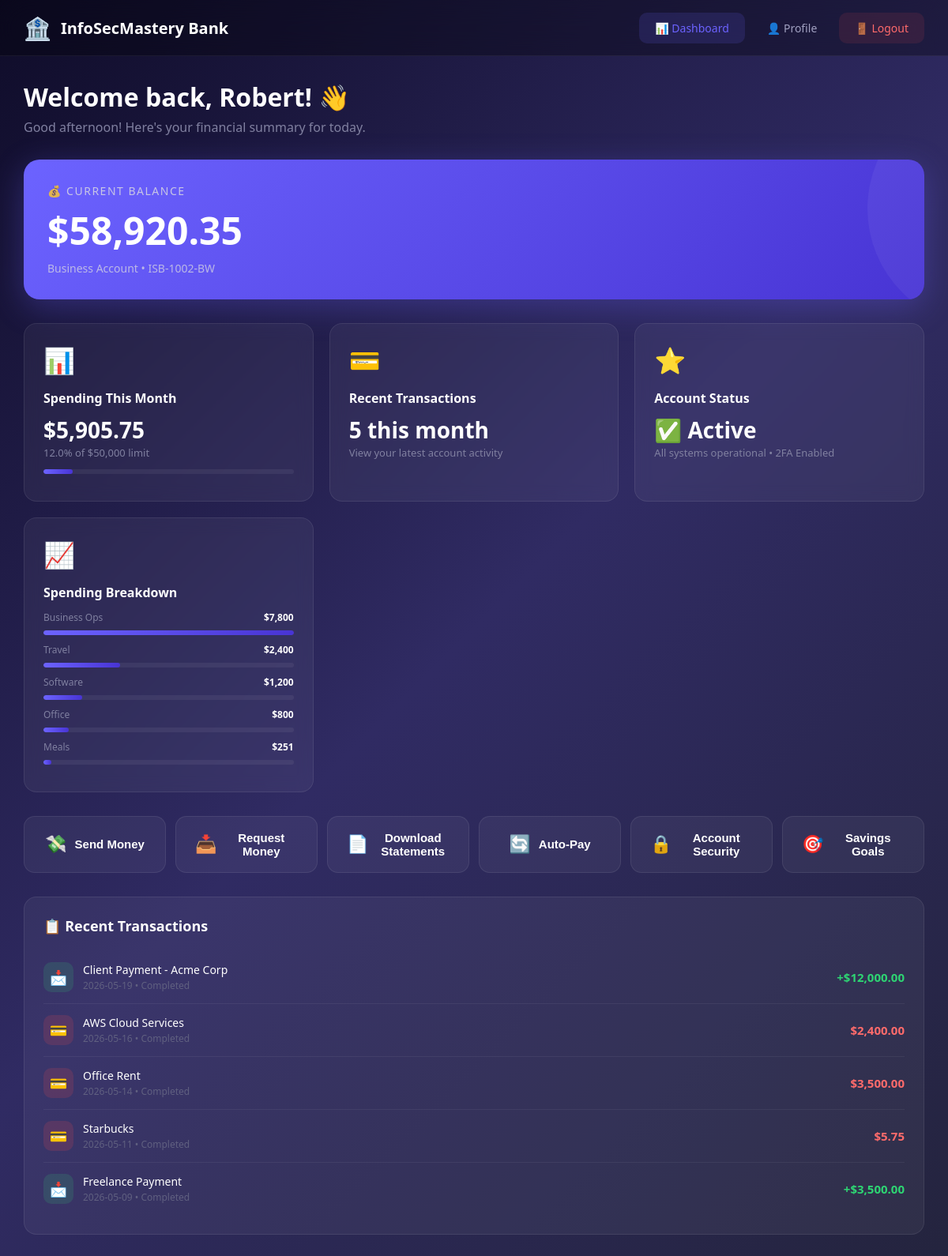
Page /dashboard (signed in) on the committed database.
### tables this page shows
CREATE TABLE users (
            id INTEGER PRIMARY KEY AUTOINCREMENT,
            username TEXT UNIQUE NOT NULL,
            password TEXT NOT NULL,
            full_name TEXT NOT NULL,
            email TEXT NOT NULL,
            home_address TEXT NOT NULL,
            phone_number TEXT NOT NULL,
            bank_id TEXT NOT NULL,
            iban TEXT NOT NULL,
            current_balance REAL NOT NULL DEFAULT 0.00,
            account_type TEXT NOT NULL,
            member_since TEXT NOT NULL,
            last_login TEXT NOT NULL,
            social_security TEXT NOT NULL,
            profile_picture TEXT NOT NULL DEFAULT '👤',
            uuid TEXT UNIQUE
        );

CREATE TABLE spending_limits (
            user_id INTEGER PRIMARY KEY,
            monthly_limit REAL NOT NULL DEFAULT 10000,
            FOREIGN KEY (user_id) REFERENCES users(id)
        );

CREATE TABLE spending_categories (
            id INTEGER PRIMARY KEY AUTOINCREMENT,
            user_id INTEGER NOT NULL,
            category TEXT NOT NULL,
            amount REAL NOT NULL DEFAULT 0,
            FOREIGN KEY (user_id) REFERENCES users(id)
        );

CREATE TABLE transactions (
            id INTEGER PRIMARY KEY AUTOINCREMENT,
            user_id INTEGER NOT NULL,
            date TEXT NOT NULL,
            description TEXT NOT NULL,
            amount REAL NOT NULL,
            status TEXT NOT NULL DEFAULT 'Completed',
            FOREIGN KEY (user_id) REFERENCES users(id)
        );

### app.py (the view)
@app.route('/dashboard')
def dashboard():
    user = get_logged_in_user()
    if not user:
        return redirect(url_for('home'))
    spending = get_spending(user['id'])
    transactions = get_transactions(user['id'])
    hour = datetime.now().hour
    if hour < 12:
        greeting = 'Good morning'
    elif hour < 18:
        greeting = 'Good afternoon'
    else:
        greeting = 'Good evening'
    return render_template('dashboard.html',
                         user=user,
                         greeting=greeting,
                         spending=spending,
                         transactions=transactions,
                         security_mode=session.get('security_mode', 'vulnerable'))

### app.py (called while the page is built)
def get_logged_in_user():
    user_id = session.get('user_id')
    if not user_id:
        return None
    return find_user_by_id(user_id)

@app.context_processor
def inject_security_mode():
    return dict(security_mode=session.get('security_mode', 'vulnerable'))

### database.py (called while the page is built)
def get_db():
    conn = sqlite3.connect(DB_PATH)
    conn.row_factory = sqlite3.Row
    return conn

def find_user_by_id(user_id):
    conn = get_db()
    cursor = conn.cursor()
    cursor.execute('SELECT * FROM users WHERE id = ?', (user_id,))
    user = cursor.fetchone()
    conn.close()
    return dict(user) if user else None

def get_spending(user_id):
    conn = get_db()
    cursor = conn.cursor()
    cursor.execute('SELECT COALESCE(SUM(amount), 0) as spent FROM transactions WHERE user_id = ? AND amount < 0', (user_id,))
    spent_row = cursor.fetchone()
    spent = abs(spent_row['spent'])
    cursor.execute('SELECT monthly_limit FROM spending_limits WHERE user_id = ?', (user_id,))
    limit_row = cursor.fetchone()
    limit = limit_row['monthly_limit'] if limit_row else 10000
    cursor.execute('SELECT COUNT(*) as cnt FROM transactions WHERE user_id = ?', (user_id,))
    txn_count = cursor.fetchone()['cnt']
    cursor.execute('SELECT category, amount FROM spending_categories WHERE user_id = ?', (user_id,))
    categories = {row['category']: row['amount'] for row in cursor.fetchall()}
    conn.close()
    return {'spent': spent, 'limit': limit, 'transactions': txn_count, 'categories': categories}

def get_transactions(user_id):
    conn = get_db()
    cursor = conn.cursor()
    cursor.execute('SELECT date, description, amount, status FROM transactions WHERE user_id = ? ORDER BY date DESC LIMIT 5', (user_id,))
    txns = [dict(row) for row in cursor.fetchall()]
    conn.close()
    return txns

### templates/dashboard.html (shortened to what this page needs)
{% extends "base.html" %}
{% block dash_active %}active{% endblock %}
{% block content %}
<div class="dashboard">
  <div class="welcome-section">
    <h1>Welcome back, {{ user.full_name.split(' ')[0] }}! 👋</h1>
    <p>{{ greeting }}! Here's your financial summary for today.</p>
  </div>
  <div class="balance-card">
    <div class="balance-label">💰 Current Balance</div>
    <div class="balance-amount">${{ "{:,.2f}".format(user.current_balance) }}</div>
    <div class="balance-account">{{ user.account_type }} • {{ user.bank_id }}</div>
  </div>
  <div class="dashboard-grid">
    <div class="dashboard-card">
      <div class="card-icon">📊</div>
      <h3>Spending This Month</h3>
      <div class="card-value">${{ "{:,.2f}".format(spending.spent) }}</div>
      <p>{{ (spending.spent / spending.limit * 100) | round }}% of ${{ "{:,.0f}".format(spending.limit) }} limit</p>
      <div class="spending-bar mt-10">
        <div class="bar-track">
          {% set pct = (spending.spent / spending.limit * 100) if spending.limit > 0 else 0 %}
          <div class="bar-fill" style="width: {{ pct if pct <= 100 else 100 }}%;"></div>
        </div>
      </div>
    </div>
    <div class="dashboard-card">
      <div class="card-icon">💳</div>
      <h3>Recent Transactions</h3>
      <div class="card-value">{{ spending.transactions }} this month</div>
      <p>View your latest account activity</p>
    </div>
    <div class="dashboard-card">
      <div class="card-icon">⭐</div>
      <h3>Account Status</h3>
      <div class="card-value">✅ Active</div>
      <p>All systems operational • 2FA Enabled</p>
    </div>
    <div class="dashboard-card">
      <div class="card-icon">📈</div>
      <h3>Spending Breakdown</h3>
      <div class="spending-bar">
        {% set max_cat = spending.categories.values() | list | max %}
        {% for cat, val in spending.categories.items() %}
        <div class="bar-item">
          <span class="bar-label">{{ cat }}</span>
          <span class="bar-value">${{ "{:,.0f}".format(val) }}</span>
        </div>
        <div class="bar-track">
          <div class="bar-fill" style="width: {{ (val / max_cat * 100) if max_cat > 0 else 0 }}%;"></div>
        </div>
        {% endfor %}
      </div>
    </div>
  </div>
  <div class="action-buttons">
    <button class="action-btn" onclick="alert('💸 Transfer feature coming soon!')">
      <span class="btn-icon">💸</span> Send Money
    </button>
    <button class="action-btn" onclick="alert('📥 Request feature coming soon!')">
      <span class="btn-icon">📥</span> Request Money
    </button>
    <button class="action-btn" onclick="alert('📄 Statement download coming soon!')">
      <span class="btn-icon">📄</span> Download Statements
    </button>
    <button class="action-btn" onclick="alert('🔄 Auto-pay coming soon!')">
      <span class="btn-icon">🔄</span> Auto-Pay
    </button>
    <button class="action-btn" onclick="alert('🔒 Security settings page coming soon!')">
      <span class="btn-icon">🔒</span> Account Security
    </button>
    <button class="action-btn" onclick="alert('🎯 Set your savings goals! Coming soon!')">
      <span class="btn-icon">🎯</span> Savings Goals
    </button>
  </div>
  <div class="transactions-section">
    <h2>📋 Recent Transactions</h2>
    <div id="transactionList">
      {% for txn in transactions %}
      <div class="transaction-item">
        <div class="txn-left">
          <div class="txn-icon {{ 'deposit' if txn.amount > 0 else 'withdrawal' }}">
            {{ '📩' if txn.amount > 0 else '💳' }}
          </div>
          <div class="txn-details">
            <div class="txn-desc">{{ txn.description }}</div>
            <div class="txn-date">{{ txn.date }} • {{ txn.status }}</div>
          </div>
        </div>
        <div class="txn-amount {{ 'positive' if txn.amount > 0 else 'negative' }}">
          {{ '+' if txn.amount > 0 else '' }}${{ "{:,.2f}".format(txn.amount | abs) }}
        </div>
      </div>
      {% endfor %}
    </div>
  </div>
</div>
{% endblock %}

### static/styles/style.css (style rules this page uses)
* { margin: 0; padding: 0; box-sizing: border-box; }
body { font-family: 'Segoe UI', Tahoma, Geneva, Verdana, sans-serif; background: linear-gradient(135deg, #0f0c29, #302b63, #24243e); min-height: 100vh; color: #e0e0e0; }
.dashboard { max-width: 1200px; margin: 0 auto; padding: 30px; }
.welcome-section { margin-bottom: 30px; }
.welcome-section h1 { font-size: 32px; font-weight: 700; color: #ffffff; margin-bottom: 6px; }
.welcome-section p { color: #8080a0; font-size: 16px; }
.balance-card { background: linear-gradient(135deg, #6c63ff, #4834d4); border-radius: 20px; padding: 30px; margin-bottom: 30px; position: relative; overflow: hidden; box-shadow: 0 10px 40px rgba(108, 99, 255, 0.3); }
.balance-card::before { content: ''; position: absolute; top: -50%; right: -20%; width: 300px; height: 300px; background: rgba(255, 255, 255, 0.05); border-radius: 50%; }
.balance-card .balance-label { font-size: 14px; text-transform: uppercase; letter-spacing: 1.5px; opacity: 0.8; margin-bottom: 8px; }
.balance-card .balance-amount { font-size: 48px; font-weight: 800; color: #ffffff; margin-bottom: 6px; }
.balance-card .balance-account { font-size: 14px; opacity: 0.7; }
.dashboard-grid { display: grid; grid-template-columns: repeat(auto-fit, minmax(280px, 1fr)); gap: 20px; margin-bottom: 30px; }
.dashboard-card { background: rgba(255, 255, 255, 0.05); backdrop-filter: blur(10px); border: 1px solid rgba(255, 255, 255, 0.08); border-radius: 16px; padding: 24px; transition: all 0.3s ease; }
.dashboard-card .card-icon { font-size: 32px; margin-bottom: 16px; }
.dashboard-card h3 { font-size: 16px; font-weight: 600; color: #ffffff; margin-bottom: 8px; }
.dashboard-card p { font-size: 13px; color: #8080a0; line-height: 1.6; }
.dashboard-card .card-value { font-size: 28px; font-weight: 700; color: #ffffff; margin-top: 10px; }
.action-buttons { display: grid; grid-template-columns: repeat(auto-fit, minmax(150px, 1fr)); gap: 12px; margin-bottom: 30px; }
.action-btn { padding: 18px 24px; background: rgba(255, 255, 255, 0.05); border: 1px solid rgba(255, 255, 255, 0.08); border-radius: 14px; color: #ffffff; font-size: 15px; font-weight: 600; cursor: pointer; transition: all 0.3s ease; display: flex; align-items: center; justify-content: center; gap: 10px; }
.action-btn .btn-icon { font-size: 22px; }
.transactions-section { background: rgba(255, 255, 255, 0.05); border: 1px solid rgba(255, 255, 255, 0.08); border-radius: 16px; padding: 24px; }
.transactions-section h2 { font-size: 18px; font-weight: 600; color: #ffffff; margin-bottom: 20px; display: flex; align-items: center; gap: 10px; }
.transaction-item { display: flex; justify-content: space-between; align-items: center; padding: 14px 0; border-bottom: 1px solid rgba(255, 255, 255, 0.06); }
.transaction-item:last-child { border-bottom: none; }
.transaction-item .txn-left { display: flex; align-items: center; gap: 12px; }
.transaction-item .txn-icon { width: 38px; height: 38px; border-radius: 10px; display: flex; align-items: center; justify-content: center; font-size: 18px; }
.transaction-item .txn-icon.deposit { background: rgba(46, 213, 115, 0.15); }
.transaction-item .txn-icon.withdrawal { background: rgba(255, 77, 77, 0.15); }
.transaction-item .txn-details .txn-desc { font-size: 14px; font-weight: 500; color: #ffffff; }
.transaction-item .txn-details .txn-date { font-size: 12px; color: #606080; margin-top: 2px; }
.transaction-item .txn-amount { font-size: 15px; font-weight: 700; }
.transaction-item .txn-amount.positive { color: #2ed573; }
.transaction-item .txn-amount.negative { color: #ff6b6b; }
.spending-bar { margin-top: 12px; }
.spending-bar .bar-item { display: flex; justify-content: space-between; align-items: center; margin-bottom: 8px; font-size: 12px; }
.spending-bar .bar-item .bar-label { color: #8080a0; flex: 1; }
.spending-bar .bar-item .bar-value { color: #ffffff; font-weight: 600; width: 60px; text-align: right; }
.spending-bar .bar-track { width: 100%; height: 6px; background: rgba(255, 255, 255, 0.06); border-radius: 3px; overflow: hidden; margin-bottom: 10px; }
.spending-bar .bar-track .bar-fill { height: 100%; border-radius: 3px; background: linear-gradient(90deg, #6c63ff, #4834d4); transition: width 0.5s ease; }
.mt-10 { margin-top: 10px; }

### rows in the picture
users: full_name "Robert", current_balance "58,920.35", account_type "Business Account", bank_id "ISB-1002-BW"
spending_limits: (spending.spent/spending.limit*100)|round "12.0", limit "50,000"
spending_categories: category "Business Ops", amount "7,800"
spending_categories: category "Travel", amount "2,400"
spending_categories: category "Software", amount "1,200"
spending_categories: category "Office", amount "800"
spending_categories: category "Meals", amount "251"
transactions: amount "📩", description "Client Payment - Acme Corp", date "2026-05-19", status "Completed", amount "+", amount|abs "12,000.00"
transactions: amount "💳", description "AWS Cloud Services", date "2026-05-16", status "Completed", amount|abs "2,400.00"
transactions: amount "💳", description "Office Rent", date "2026-05-14", status "Completed", amount|abs "3,500.00"
transactions: amount "💳", description "Starbucks", date "2026-05-11", status "Completed", amount|abs "5.75"
transactions: amount "📩", description "Freelance Payment", date "2026-05-09", status "Completed", amount "+", amount|abs "3,500.00"

### other values in the picture
{{ greeting }} "Good afternoon"
{{ "{:,.2f}".format(spending.spent) }} "5,905.75"
{{ spending.transactions }} "5"
